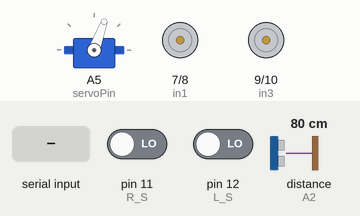
Bench run of a sketch on a simulated Arduino Uno, built with avr-gcc and run on an emulated ATmega328P. On the bench: servo, motor-driver pin pairs drawn as motors (green arrow = first pin HIGH = forward, orange = second pin HIGH = backward, longer = more drive, scaled by the enable pin). Wiring (inferred from the names in the program): ultrasonic range finder: trigger A3; echo A2. The test bench sets the inputs (shaded band); at power-on: pin 11 (R_S) LOW, pin 12 (L_S) LOW, distance to the obstacle (sensor on A2) 80 cm. The echo pulse lasts 58.3 µs per cm.

Above: at 2.3 s.
2.4 s: "1" received over the second serial link
At 2.9 s:
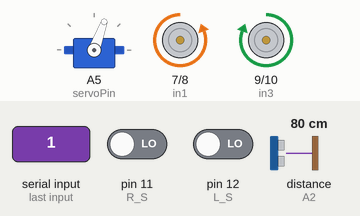
3.9 s: pin 11 (R_S) driven HIGH
At 5.0 s:
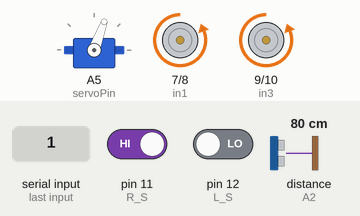
5.4 s: pin 11 (R_S) driven LOW
At 6.4 s:
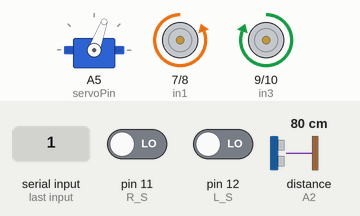
6.9 s: pin 12 (L_S) driven HIGH
At 7.2 s:
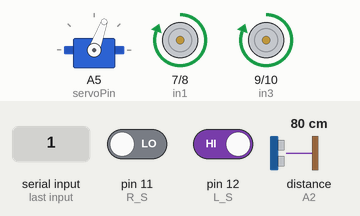
8.4 s: pin 12 (L_S) driven LOW
At 8.7 s:
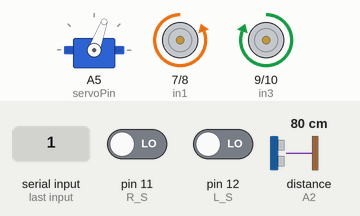
9.9 s: distance to the obstacle (sensor on A2) set to 19 cm
11.4 s: distance to the obstacle (sensor on A2) set to 15 cm
At 12.1 s:
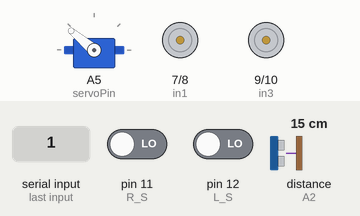
Timing chart, 0 to 15.4 s (numbered marks = the images above; inputs shaded):
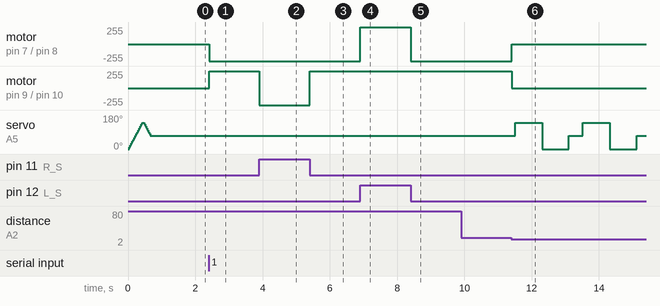

The sketch:

robo_uno.ino
```cpp
#include <Servo.h>
#include <SoftwareSerial.h>

SoftwareSerial espSerial(0, 1); // RX = 0, TX = 1 (match ESP TX & RX)

#define enA 6
#define in1 7
#define in2 8
#define in3 9
#define in4 10
#define enB 5

#define L_S 12
#define R_S 11
#define echo A2
#define trigger A3
#define servoPin A5

#define IR_L A0  // Left IR Sensor
#define IR_R A1  // Right IR Sensor

#define SERVO_FRONT 70
#define SERVO_LEFT 0
#define SERVO_RIGHT 140

Servo myServo;
int mode = 2;  // Default Web Control Mode
int motorSpeed = 255;
int Set = 15;
bool obstacleDetected = false;
int distance_L, distance_F, distance_R;
unsigned long lastCommandTime = 0;

void setup() {
  espSerial.begin(9600);

  pinMode(R_S, INPUT);
  pinMode(L_S, INPUT);
  pinMode(IR_L, INPUT);
  pinMode(IR_R, INPUT);
  pinMode(echo, INPUT);
  pinMode(trigger, OUTPUT);

  pinMode(enA, OUTPUT);
  pinMode(in1, OUTPUT);
  pinMode(in2, OUTPUT);
  pinMode(in3, OUTPUT);
  pinMode(in4, OUTPUT);
  pinMode(enB, OUTPUT);

  myServo.attach(servoPin);
  setMotorSpeed(motorSpeed);
  scanServo();
  distance_F = Ultrasonic_read();
  delay(500);
}

void loop() {
  if (espSerial.available()) {
    char command = espSerial.read();
    lastCommandTime = millis();

    if (command == '1') mode = 1;  // Autonomous Mode
    else if (command == '2') mode = 2;  // Web Control Mode
    else if (command == '3') mode = 3;  // Human Follow Mode
    else if (command == 'V') {
      while (!espSerial.available());
      motorSpeed = espSerial.read();
      setMotorSpeed(motorSpeed);
    } else if (mode == 2) {
      controlFromWeb(command);
    }
  }

  if (mode == 2) {
    distance_F = Ultrasonic_read();
    obstacleDetected = (distance_F <= Set);

    // 🚀 Only stop if moving forward, NOT when moving backward!
    if (obstacleDetected && !isMovingBackward()) {
      stopMotors();
    }
  }

  if (mode == 1) autonomousMode();
  else if (mode == 3) humanFollowMode();
  else if (mode == 2 && millis() - lastCommandTime > 7000) {
    stopMotors();
  }
}

// 🚀 **Improved Human Follow Mode**
void humanFollowMode() {
  while (mode == 3) {  // Keep looping in follow mode
    setMotorSpeed(motorSpeed);
    int irLeft = digitalRead(IR_L);
    int irRight = digitalRead(IR_R);
    distance_F = Ultrasonic_read();

    if (irRight && !irLeft) {
      turnRight();
      delay(200);
    }
    else if (irLeft && !irRight) {
      turnLeft();

      delay(200);
    }
    else {
      if (distance_F > Set && distance_F <35) {  // Follow only if human is within range
        moveForward();
      }
      else if (distance_F < 8) {  // Too close, move back
        moveBackward();
        delay(200);
      }
      else {
        stopMotors();  // Stop if no human detected
      }
    }
    delay(50);  // Minimal delay for stability
  }
}


// ✅ **Always allow `B` (backward)**
void controlFromWeb(char cmd) {
  if (cmd == 'B') {
    moveBackward();
    return;
  }
  if (cmd == 'F' && obstacleDetected) {
    stopMotors();
    return;
  }
  switch (cmd) {
    case 'F': moveForward(); break;
    case 'L': turnLeft(); break;
    case 'R': turnRight(); break;
    case 'S': stopMotors(); break;
  }
}

void autonomousMode() {
  distance_F = Ultrasonic_read();
  bool rightSensor = digitalRead(R_S);
  bool leftSensor = digitalRead(L_S);

  if (rightSensor && leftSensor) {
    stopMotors();
  } else if (!rightSensor && !leftSensor) {
    if (distance_F > Set) {
      moveForward();
    } else {
      checkSides();
    }
  } else if (rightSensor) {
    turnRight();
  } else if (leftSensor) {
    turnLeft();
  }
  delay(10);
}

void scanServo() {
  for (int angle = SERVO_LEFT; angle <= SERVO_RIGHT; angle += 10) {
    myServo.write(angle);
    delay(30);
  }
  for (int angle = SERVO_RIGHT; angle >= SERVO_FRONT; angle -= 10) {
    myServo.write(angle);
    delay(30);
  }
}

long Ultrasonic_read() {
  digitalWrite(trigger, LOW); delayMicroseconds(2);
  digitalWrite(trigger, HIGH); delayMicroseconds(10);
  digitalWrite(trigger, LOW);
  long duration = pulseIn(echo, HIGH, 30000);
  if (duration == 0) return 50;
  long distance = duration / 29 / 2;
  return (distance > 200) ? 200 : distance;
}

void checkSides() {
  stopMotors();
  delay(100);

  myServo.write(SERVO_RIGHT);
  delay(700);
  distance_R = Ultrasonic_read();
  delay(100);

  myServo.write(SERVO_LEFT);
  delay(700);
  distance_L = Ultrasonic_read();
  delay(100);

  myServo.write(SERVO_FRONT);
  delay(300);
  distance_F = Ultrasonic_read();
  if (distance_F > Set) {
    moveForward();
    return;
  }

  else if (distance_R < 35 && distance_L < 35) {
    stopMotors();
  }
  else {
    compareDistance();
  }
}

void compareDistance() {
  setMotorSpeed(motorSpeed);
  if (distance_R > distance_L) {
    turnLeft(); delay(300);
    moveForward(); delay(400);
    turnRight(); delay(300);
    moveForward(); delay(400);
    turnRight(); delay(200);
  } else {
    turnRight(); delay(300);
    moveForward(); delay(400);
    turnLeft(); delay(300);
    moveForward(); delay(400);
    turnLeft(); delay(200);
  }
}

void setMotorSpeed(int speed) {
  analogWrite(enA, speed);
  analogWrite(enB, speed);
}


bool isMovingBackward() {
  return digitalRead(in1) == HIGH && digitalRead(in2) == LOW &&
         digitalRead(in3) == LOW && digitalRead(in4) == HIGH;
}

void moveForward() { digitalWrite(in1, LOW); digitalWrite(in2, HIGH); digitalWrite(in3, HIGH); digitalWrite(in4, LOW); }
void moveBackward() { digitalWrite(in1, HIGH); digitalWrite(in2, LOW); digitalWrite(in3, LOW); digitalWrite(in4, HIGH); }
void turnRight() { digitalWrite(in1, LOW); digitalWrite(in2, HIGH); digitalWrite(in3, LOW); digitalWrite(in4, HIGH); }
void turnLeft() { digitalWrite(in1, HIGH); digitalWrite(in2, LOW); digitalWrite(in3, HIGH); digitalWrite(in4, LOW); }
void stopMotors() { digitalWrite(in1, LOW); digitalWrite(in2, LOW); digitalWrite(in3, LOW); digitalWrite(in4, LOW); }
```

Measured:
- the behaviour switches between 17 and 16 cm on distance to the obstacle (sensor on A2) (found by bisection; images 5 and 6)
- after the input at 2.4 s, motor on pin 7 (in1) / pin 8 (in2): stopped → backward 255/255 at once; motor on pin 9 (in3) / pin 10 (in4): stopped → forward 255/255 at once
- after the input at 3.9 s, motor on pin 9 (in3) / pin 10 (in4): forward 255/255 → backward 255/255 at once
- after the input at 5.4 s, motor on pin 9 (in3) / pin 10 (in4): backward 255/255 → forward 255/255 at once
- after the input at 6.9 s, motor on pin 7 (in1) / pin 8 (in2): backward 255/255 → forward 255/255 at once
- after the input at 8.4 s, motor on pin 7 (in1) / pin 8 (in2): forward 255/255 → backward 255/255 at once
- after the input at 9.9 s, every drawn part: stays the same
- after the input at 11.4 s, motor on pin 7 (in1) / pin 8 (in2): backward 255/255 → stopped at once; motor on pin 9 (in3) / pin 10 (in4): forward 255/255 → stopped at once; servo on A5 (servoPin): 70° → 140° after 0.11 s, → 0° 0.80 s later, → 70° 0.80 s later, → 140° 0.41 s later, … (6 changes in this stretch)
